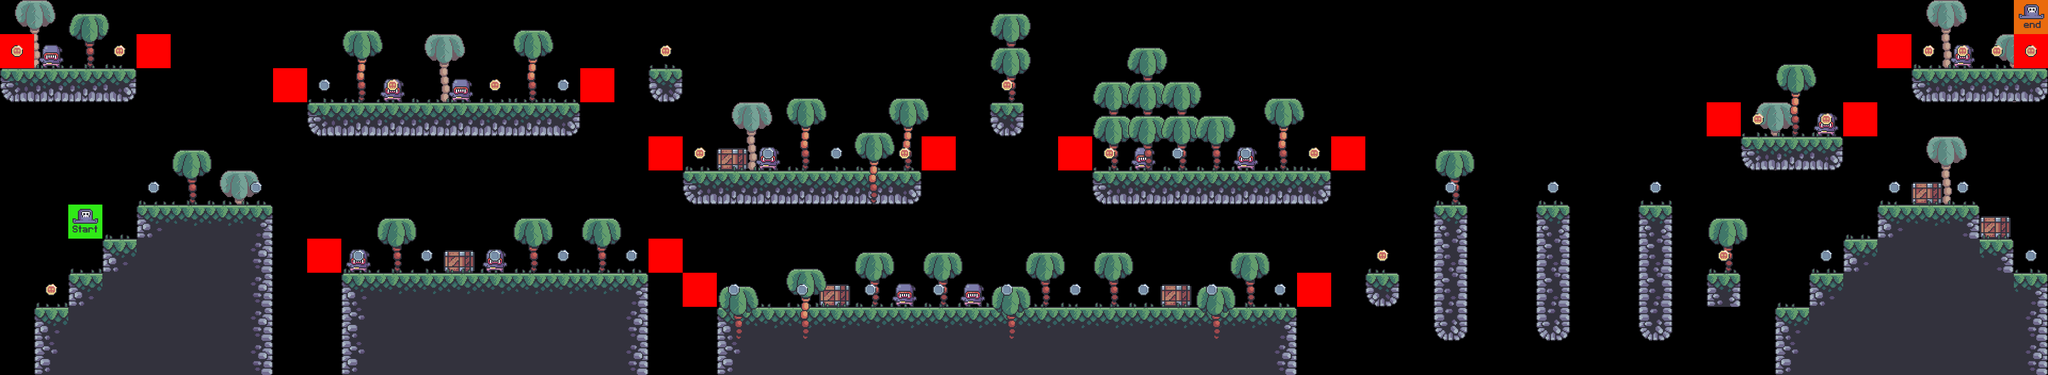

This is a level from a 2D game, rendered from its Tiled map with the project's own tilesets. A one-line summary and the map file follow, with tile-layer data summarised:
An orthogonal 60x11 tile map with 64x64 px tiles, 9 tile layers (bg palms, terrain, crates, grass, ...), 7 tilesets.

<map version="1.5" tiledversion="1.7.2" orientation="orthogonal" renderorder="right-down" width="60" height="11" tilewidth="64" tileheight="64" infinite="0" nextlayerid="11" nextobjectid="1">
 <editorsettings>
  <export target="../0/level_0..tmx" format="tmx" />
 </editorsettings>
 <tileset firstgid="1" source="../tilesets/terrain_tiles.tsx" />
 <tileset firstgid="17" source="../tilesets/coin_tiles.tsx" />
 <tileset firstgid="19" source="../tilesets/grass_tiles.tsx" />
 <tileset firstgid="24" source="../tilesets/palms_tiles.tsx" />
 <tileset firstgid="34" source="../tilesets/crates_tiles.tsx" />
 <tileset firstgid="35" source="../tilesets/setup_tiles.tsx" />
 <tileset firstgid="37" source="../tilesets/setup_tile.tsx" />
 <layer id="6" name="bg palms" width="60" height="11">
  <data>[660 cells, 8 non-empty, 1 distinct tile ids]</data>
 </layer>
 <layer id="1" name="terrain" width="60" height="11">
  <data>[660 cells, 170 non-empty, 13 distinct tile ids]</data>
 </layer>
 <layer id="7" name="crates" width="60" height="11">
  <data>[660 cells, 6 non-empty, 1 distinct tile ids]</data>
 </layer>
 <layer id="3" name="grass" width="60" height="11">
  <data>[660 cells, 80 non-empty, 5 distinct tile ids]</data>
 </layer>
 <layer id="9" name="enemies" width="60" height="11">
  <data>[660 cells, 12 non-empty, 1 distinct tile ids]</data>
 </layer>
 <layer id="10" name="constrains" width="60" height="11">
  <data>[660 cells, 16 non-empty, 1 distinct tile ids]</data>
 </layer>
 <layer id="5" name="fg palms" width="60" height="11">
  <data>[660 cells, 33 non-empty, 5 distinct tile ids]</data>
 </layer>
 <layer id="2" name="coins" width="60" height="11">
  <data>[660 cells, 48 non-empty, 2 distinct tile ids]</data>
 </layer>
 <layer id="8" name="player" width="60" height="11">
  <data>[660 cells, 2 non-empty, 2 distinct tile ids]</data>
 </layer>
</map>
